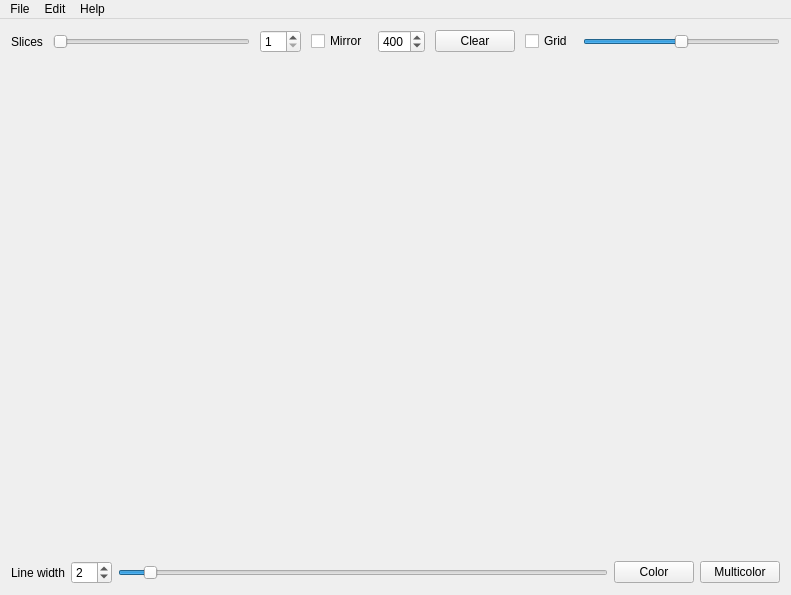
<?xml version="1.0" encoding="UTF-8"?>
<ui version="4.0">
 <class>MainWindow</class>
 <widget class="QMainWindow" name="MainWindow">
  <property name="geometry">
   <rect>
    <x>0</x>
    <y>0</y>
    <width>791</width>
    <height>595</height>
   </rect>
  </property>
  <property name="sizePolicy">
   <sizepolicy hsizetype="Preferred" vsizetype="Preferred">
    <horstretch>0</horstretch>
    <verstretch>0</verstretch>
   </sizepolicy>
  </property>
  <property name="focusPolicy">
   <enum>Qt::ClickFocus</enum>
  </property>
  <property name="windowTitle">
   <string>MainWindow</string>
  </property>
  <widget class="QWidget" name="centralWidget">
   <layout class="QVBoxLayout" name="verticalLayout_2">
    <property name="sizeConstraint">
     <enum>QLayout::SetDefaultConstraint</enum>
    </property>
    <item>
     <layout class="QHBoxLayout" name="horizontalLayout">
      <property name="spacing">
       <number>10</number>
      </property>
      <property name="sizeConstraint">
       <enum>QLayout::SetDefaultConstraint</enum>
      </property>
      <item>
       <widget class="QLabel" name="label">
        <property name="text">
         <string>Slices</string>
        </property>
       </widget>
      </item>
      <item>
       <widget class="QSlider" name="sliderSlices">
        <property name="minimum">
         <number>1</number>
        </property>
        <property name="maximum">
         <number>50</number>
        </property>
        <property name="orientation">
         <enum>Qt::Horizontal</enum>
        </property>
       </widget>
      </item>
      <item>
       <widget class="QSpinBox" name="spinBoxSlices">
        <property name="minimum">
         <number>1</number>
        </property>
        <property name="maximum">
         <number>50</number>
        </property>
        <property name="value">
         <number>1</number>
        </property>
       </widget>
      </item>
      <item>
       <widget class="QCheckBox" name="checkBox">
        <property name="text">
         <string>Mirror</string>
        </property>
       </widget>
      </item>
      <item>
       <widget class="DimensionSpinBox" name="spinBoxDimension">
        <property name="minimum">
         <number>100</number>
        </property>
        <property name="maximum">
         <number>999</number>
        </property>
        <property name="value">
         <number>400</number>
        </property>
       </widget>
      </item>
      <item>
       <widget class="QPushButton" name="clearButton">
        <property name="text">
         <string>Clear</string>
        </property>
       </widget>
      </item>
      <item>
       <widget class="QCheckBox" name="checkBox_2">
        <property name="text">
         <string>Grid</string>
        </property>
       </widget>
      </item>
      <item>
       <widget class="QSlider" name="horizontalSlider_2">
        <property name="maximum">
         <number>10</number>
        </property>
        <property name="singleStep">
         <number>0</number>
        </property>
        <property name="value">
         <number>5</number>
        </property>
        <property name="orientation">
         <enum>Qt::Horizontal</enum>
        </property>
       </widget>
      </item>
     </layout>
    </item>
    <item>
     <layout class="QGridLayout" name="gridLayout">
      <property name="sizeConstraint">
       <enum>QLayout::SetDefaultConstraint</enum>
      </property>
      <item row="0" column="0">
       <widget class="PaintWidget" name="paintWidget" native="true">
        <property name="sizePolicy">
         <sizepolicy hsizetype="Preferred" vsizetype="Preferred">
          <horstretch>0</horstretch>
          <verstretch>0</verstretch>
         </sizepolicy>
        </property>
        <property name="baseSize">
         <size>
          <width>0</width>
          <height>0</height>
         </size>
        </property>
        <property name="cursor">
         <cursorShape>CrossCursor</cursorShape>
        </property>
        <property name="mouseTracking">
         <bool>false</bool>
        </property>
        <property name="focusPolicy">
         <enum>Qt::ClickFocus</enum>
        </property>
       </widget>
      </item>
     </layout>
    </item>
    <item>
     <layout class="QHBoxLayout" name="horizontalLayout_2">
      <item>
       <widget class="QLabel" name="label_2">
        <property name="text">
         <string>Line width</string>
        </property>
       </widget>
      </item>
      <item>
       <widget class="QSpinBox" name="spinBox_2">
        <property name="minimum">
         <number>1</number>
        </property>
        <property name="maximum">
         <number>20</number>
        </property>
        <property name="value">
         <number>2</number>
        </property>
       </widget>
      </item>
      <item>
       <widget class="QSlider" name="horizontalSlider_3">
        <property name="minimum">
         <number>1</number>
        </property>
        <property name="maximum">
         <number>20</number>
        </property>
        <property name="value">
         <number>2</number>
        </property>
        <property name="orientation">
         <enum>Qt::Horizontal</enum>
        </property>
       </widget>
      </item>
      <item>
       <widget class="QPushButton" name="pushButton_2">
        <property name="text">
         <string>Color</string>
        </property>
       </widget>
      </item>
      <item>
       <widget class="QPushButton" name="pushButton_3">
        <property name="text">
         <string>Multicolor</string>
        </property>
        <property name="checkable">
         <bool>true</bool>
        </property>
        <property name="checked">
         <bool>false</bool>
        </property>
       </widget>
      </item>
     </layout>
    </item>
   </layout>
  </widget>
  <widget class="QMenuBar" name="menuBar">
   <property name="geometry">
    <rect>
     <x>0</x>
     <y>0</y>
     <width>791</width>
     <height>21</height>
    </rect>
   </property>
   <widget class="QMenu" name="menuFile">
    <property name="title">
     <string>File</string>
    </property>
    <addaction name="separator"/>
    <addaction name="actionOpen"/>
    <addaction name="actionSave"/>
    <addaction name="actionSave_As"/>
    <addaction name="actionKeep_alpha_channel"/>
    <addaction name="actionQuit"/>
   </widget>
   <widget class="QMenu" name="menuEdit">
    <property name="title">
     <string>Edit</string>
    </property>
    <addaction name="actionUndo"/>
    <addaction name="actionRedo"/>
   </widget>
   <widget class="QMenu" name="menuHelp">
    <property name="title">
     <string>Help</string>
    </property>
    <addaction name="actionAbout"/>
   </widget>
   <addaction name="menuFile"/>
   <addaction name="menuEdit"/>
   <addaction name="menuHelp"/>
  </widget>
  <action name="actionSave_As">
   <property name="text">
    <string>Save as..</string>
   </property>
   <property name="shortcut">
    <string>Ctrl+Shift+S</string>
   </property>
  </action>
  <action name="actionQuit">
   <property name="text">
    <string>Quit</string>
   </property>
   <property name="shortcut">
    <string>Ctrl+Q</string>
   </property>
  </action>
  <action name="actionUndo">
   <property name="text">
    <string>Undo</string>
   </property>
   <property name="shortcut">
    <string>Ctrl+Z</string>
   </property>
  </action>
  <action name="actionRedo">
   <property name="text">
    <string>Redo</string>
   </property>
   <property name="shortcut">
    <string>Ctrl+Y</string>
   </property>
  </action>
  <action name="actionAbout">
   <property name="text">
    <string>About...</string>
   </property>
   <property name="shortcut">
    <string>F1</string>
   </property>
  </action>
  <action name="actionKeep_alpha_channel">
   <property name="checkable">
    <bool>true</bool>
   </property>
   <property name="checked">
    <bool>false</bool>
   </property>
   <property name="text">
    <string>Keep alpha channel</string>
   </property>
  </action>
  <action name="actionSave">
   <property name="text">
    <string>Save</string>
   </property>
   <property name="shortcut">
    <string>Ctrl+S</string>
   </property>
  </action>
  <action name="actionOpen">
   <property name="text">
    <string>Open</string>
   </property>
   <property name="shortcut">
    <string>Ctrl+O</string>
   </property>
  </action>
 </widget>
 <layoutdefault spacing="6" margin="11"/>
 <customwidgets>
  <customwidget>
   <class>PaintWidget</class>
   <extends>QWidget</extends>
   <header location="global">paintwidget.h</header>
   <container>1</container>
   <slots>
    <signal>resized(int)</signal>
    <signal>modified(QString)</signal>
    <signal>saved(QString)</signal>
    <slot>changeColor(QColor)</slot>
    <slot>setPenSize(int)</slot>
    <slot>undo()</slot>
    <slot>redo()</slot>
    <slot>changeSlices(int)</slot>
    <slot>setGridOpacity(int)</slot>
    <slot>setGridVisibility(int)</slot>
    <slot>clear()</slot>
    <slot>changeColor()</slot>
    <slot>toggleMulticolor(bool)</slot>
    <slot>resizeMap(int)</slot>
    <slot>toggleMirror(int)</slot>
    <slot>save()</slot>
    <slot>setKeepAlphaChannel(bool)</slot>
    <slot>saveAs()</slot>
    <slot>openFile()</slot>
   </slots>
  </customwidget>
  <customwidget>
   <class>DimensionSpinBox</class>
   <extends>QSpinBox</extends>
   <header>dimensionspinbox.h</header>
  </customwidget>
 </customwidgets>
 <resources/>
 <connections>
  <connection>
   <sender>sliderSlices</sender>
   <signal>valueChanged(int)</signal>
   <receiver>spinBoxSlices</receiver>
   <slot>setValue(int)</slot>
   <hints>
    <hint type="sourcelabel">
     <x>186</x>
     <y>130</y>
    </hint>
    <hint type="destinationlabel">
     <x>306</x>
     <y>129</y>
    </hint>
   </hints>
  </connection>
  <connection>
   <sender>spinBoxSlices</sender>
   <signal>valueChanged(int)</signal>
   <receiver>sliderSlices</receiver>
   <slot>setValue(int)</slot>
   <hints>
    <hint type="sourcelabel">
     <x>306</x>
     <y>129</y>
    </hint>
    <hint type="destinationlabel">
     <x>186</x>
     <y>130</y>
    </hint>
   </hints>
  </connection>
  <connection>
   <sender>spinBox_2</sender>
   <signal>valueChanged(int)</signal>
   <receiver>horizontalSlider_3</receiver>
   <slot>setValue(int)</slot>
   <hints>
    <hint type="sourcelabel">
     <x>100</x>
     <y>489</y>
    </hint>
    <hint type="destinationlabel">
     <x>152</x>
     <y>490</y>
    </hint>
   </hints>
  </connection>
  <connection>
   <sender>horizontalSlider_3</sender>
   <signal>valueChanged(int)</signal>
   <receiver>spinBox_2</receiver>
   <slot>setValue(int)</slot>
   <hints>
    <hint type="sourcelabel">
     <x>269</x>
     <y>488</y>
    </hint>
    <hint type="destinationlabel">
     <x>100</x>
     <y>489</y>
    </hint>
   </hints>
  </connection>
  <connection>
   <sender>actionQuit</sender>
   <signal>triggered()</signal>
   <receiver>MainWindow</receiver>
   <slot>close()</slot>
   <hints>
    <hint type="sourcelabel">
     <x>-1</x>
     <y>-1</y>
    </hint>
    <hint type="destinationlabel">
     <x>395</x>
     <y>297</y>
    </hint>
   </hints>
  </connection>
  <connection>
   <sender>actionUndo</sender>
   <signal>triggered()</signal>
   <receiver>paintWidget</receiver>
   <slot>undo()</slot>
   <hints>
    <hint type="sourcelabel">
     <x>-1</x>
     <y>-1</y>
    </hint>
    <hint type="destinationlabel">
     <x>395</x>
     <y>309</y>
    </hint>
   </hints>
  </connection>
  <connection>
   <sender>actionRedo</sender>
   <signal>triggered()</signal>
   <receiver>paintWidget</receiver>
   <slot>redo()</slot>
   <hints>
    <hint type="sourcelabel">
     <x>-1</x>
     <y>-1</y>
    </hint>
    <hint type="destinationlabel">
     <x>395</x>
     <y>309</y>
    </hint>
   </hints>
  </connection>
  <connection>
   <sender>sliderSlices</sender>
   <signal>valueChanged(int)</signal>
   <receiver>paintWidget</receiver>
   <slot>changeSlices(int)</slot>
   <hints>
    <hint type="sourcelabel">
     <x>85</x>
     <y>119</y>
    </hint>
    <hint type="destinationlabel">
     <x>172</x>
     <y>268</y>
    </hint>
   </hints>
  </connection>
  <connection>
   <sender>horizontalSlider_2</sender>
   <signal>valueChanged(int)</signal>
   <receiver>paintWidget</receiver>
   <slot>setGridOpacity(int)</slot>
   <hints>
    <hint type="sourcelabel">
     <x>726</x>
     <y>129</y>
    </hint>
    <hint type="destinationlabel">
     <x>713</x>
     <y>311</y>
    </hint>
   </hints>
  </connection>
  <connection>
   <sender>checkBox_2</sender>
   <signal>stateChanged(int)</signal>
   <receiver>paintWidget</receiver>
   <slot>setGridVisibility(int)</slot>
   <hints>
    <hint type="sourcelabel">
     <x>555</x>
     <y>124</y>
    </hint>
    <hint type="destinationlabel">
     <x>559</x>
     <y>282</y>
    </hint>
   </hints>
  </connection>
  <connection>
   <sender>clearButton</sender>
   <signal>clicked()</signal>
   <receiver>paintWidget</receiver>
   <slot>clear()</slot>
   <hints>
    <hint type="sourcelabel">
     <x>487</x>
     <y>123</y>
    </hint>
    <hint type="destinationlabel">
     <x>466</x>
     <y>295</y>
    </hint>
   </hints>
  </connection>
  <connection>
   <sender>pushButton_2</sender>
   <signal>clicked()</signal>
   <receiver>paintWidget</receiver>
   <slot>changeColor()</slot>
   <hints>
    <hint type="sourcelabel">
     <x>649</x>
     <y>501</y>
    </hint>
    <hint type="destinationlabel">
     <x>636</x>
     <y>371</y>
    </hint>
   </hints>
  </connection>
  <connection>
   <sender>pushButton_3</sender>
   <signal>toggled(bool)</signal>
   <receiver>paintWidget</receiver>
   <slot>toggleMulticolor(bool)</slot>
   <hints>
    <hint type="sourcelabel">
     <x>739</x>
     <y>496</y>
    </hint>
    <hint type="destinationlabel">
     <x>734</x>
     <y>374</y>
    </hint>
   </hints>
  </connection>
  <connection>
   <sender>horizontalSlider_3</sender>
   <signal>valueChanged(int)</signal>
   <receiver>paintWidget</receiver>
   <slot>setPenSize(int)</slot>
   <hints>
    <hint type="sourcelabel">
     <x>335</x>
     <y>491</y>
    </hint>
    <hint type="destinationlabel">
     <x>326</x>
     <y>351</y>
    </hint>
   </hints>
  </connection>
  <connection>
   <sender>spinBoxDimension</sender>
   <signal>valueChanged(int)</signal>
   <receiver>paintWidget</receiver>
   <slot>resizeMap(int)</slot>
   <hints>
    <hint type="sourcelabel">
     <x>403</x>
     <y>125</y>
    </hint>
    <hint type="destinationlabel">
     <x>393</x>
     <y>300</y>
    </hint>
   </hints>
  </connection>
  <connection>
   <sender>checkBox</sender>
   <signal>stateChanged(int)</signal>
   <receiver>paintWidget</receiver>
   <slot>toggleMirror(int)</slot>
   <hints>
    <hint type="sourcelabel">
     <x>323</x>
     <y>122</y>
    </hint>
    <hint type="destinationlabel">
     <x>302</x>
     <y>265</y>
    </hint>
   </hints>
  </connection>
  <connection>
   <sender>paintWidget</sender>
   <signal>resized(int)</signal>
   <receiver>spinBoxDimension</receiver>
   <slot>setValue(int)</slot>
   <hints>
    <hint type="sourcelabel">
     <x>349</x>
     <y>243</y>
    </hint>
    <hint type="destinationlabel">
     <x>404</x>
     <y>124</y>
    </hint>
   </hints>
  </connection>
  <connection>
   <sender>actionSave_As</sender>
   <signal>triggered()</signal>
   <receiver>paintWidget</receiver>
   <slot>saveAs()</slot>
   <hints>
    <hint type="sourcelabel">
     <x>-1</x>
     <y>-1</y>
    </hint>
    <hint type="destinationlabel">
     <x>395</x>
     <y>309</y>
    </hint>
   </hints>
  </connection>
  <connection>
   <sender>actionKeep_alpha_channel</sender>
   <signal>triggered(bool)</signal>
   <receiver>paintWidget</receiver>
   <slot>setKeepAlphaChannel(bool)</slot>
   <hints>
    <hint type="sourcelabel">
     <x>-1</x>
     <y>-1</y>
    </hint>
    <hint type="destinationlabel">
     <x>395</x>
     <y>309</y>
    </hint>
   </hints>
  </connection>
  <connection>
   <sender>actionSave</sender>
   <signal>triggered()</signal>
   <receiver>paintWidget</receiver>
   <slot>save()</slot>
   <hints>
    <hint type="sourcelabel">
     <x>-1</x>
     <y>-1</y>
    </hint>
    <hint type="destinationlabel">
     <x>395</x>
     <y>309</y>
    </hint>
   </hints>
  </connection>
  <connection>
   <sender>paintWidget</sender>
   <signal>modified(QString)</signal>
   <receiver>MainWindow</receiver>
   <slot>displayModifiedInfo(QString)</slot>
   <hints>
    <hint type="sourcelabel">
     <x>110</x>
     <y>269</y>
    </hint>
    <hint type="destinationlabel">
     <x>109</x>
     <y>198</y>
    </hint>
   </hints>
  </connection>
  <connection>
   <sender>paintWidget</sender>
   <signal>saved(QString)</signal>
   <receiver>MainWindow</receiver>
   <slot>displaySavedInfo(QString)</slot>
   <hints>
    <hint type="sourcelabel">
     <x>254</x>
     <y>269</y>
    </hint>
    <hint type="destinationlabel">
     <x>244</x>
     <y>181</y>
    </hint>
   </hints>
  </connection>
  <connection>
   <sender>actionOpen</sender>
   <signal>triggered()</signal>
   <receiver>paintWidget</receiver>
   <slot>openFile()</slot>
   <hints>
    <hint type="sourcelabel">
     <x>-1</x>
     <y>-1</y>
    </hint>
    <hint type="destinationlabel">
     <x>395</x>
     <y>309</y>
    </hint>
   </hints>
  </connection>
  <connection>
   <sender>actionAbout</sender>
   <signal>triggered()</signal>
   <receiver>MainWindow</receiver>
   <slot>displayHelp()</slot>
   <hints>
    <hint type="sourcelabel">
     <x>-1</x>
     <y>-1</y>
    </hint>
    <hint type="destinationlabel">
     <x>395</x>
     <y>297</y>
    </hint>
   </hints>
  </connection>
 </connections>
 <slots>
  <signal>changeColor(QColor)</signal>
  <slot>resizeWindow(int)</slot>
  <slot>openColorDialog()</slot>
  <slot>toggleMulticolor(bool)</slot>
  <slot>displayModifiedInfo(QString)</slot>
  <slot>displaySavedInfo(QString)</slot>
  <slot>displayHelp()</slot>
 </slots>
</ui>
